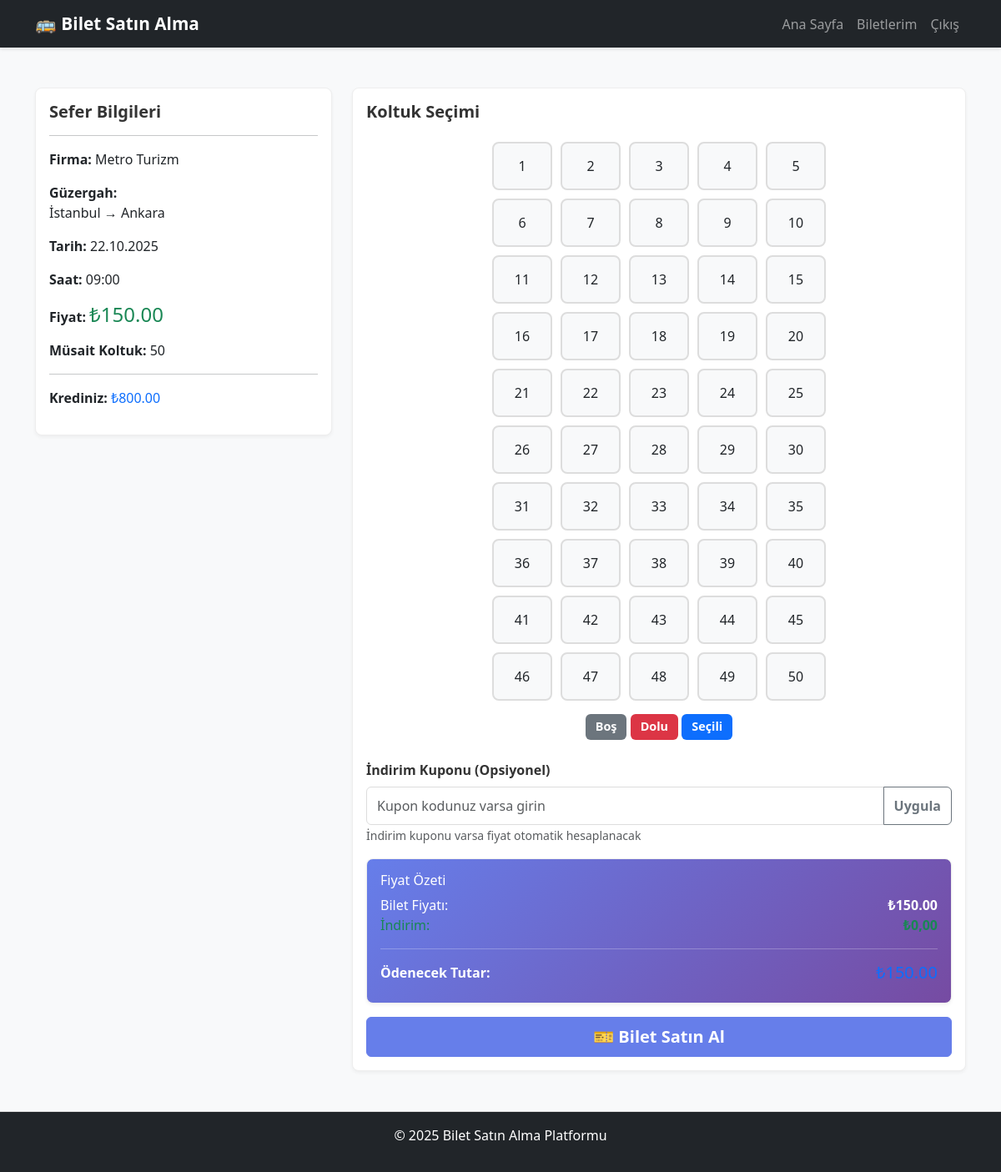
The page /buy-ticket.php?route_id=2 (signed in) on the database as committed earlier.
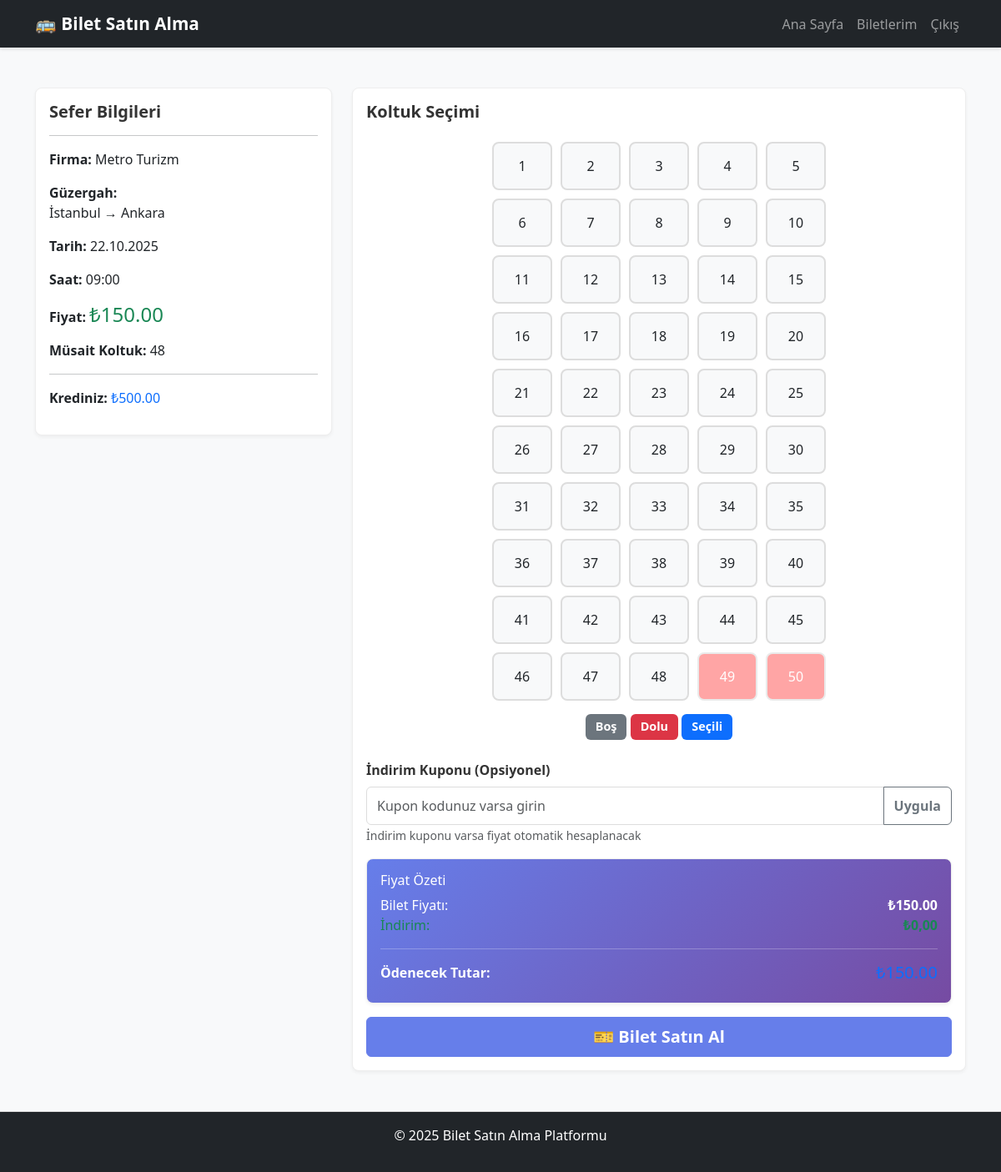
The same page on the database as committed later.
### tables this page shows
CREATE TABLE routes (
    id INTEGER PRIMARY KEY AUTOINCREMENT,
    company_id INTEGER NOT NULL,
    departure_point TEXT NOT NULL,
    arrival_point TEXT NOT NULL,
    departure_date TEXT NOT NULL,
    departure_time TEXT NOT NULL,
    price REAL NOT NULL,
    total_seats INTEGER NOT NULL,
    available_seats INTEGER NOT NULL,
    created_at DATETIME DEFAULT CURRENT_TIMESTAMP,
    FOREIGN KEY (company_id) REFERENCES companies(id) ON DELETE CASCADE
);

CREATE TABLE users (
    id INTEGER PRIMARY KEY AUTOINCREMENT,
    username TEXT UNIQUE NOT NULL,
    email TEXT UNIQUE NOT NULL,
    password TEXT NOT NULL,
    full_name TEXT NOT NULL,
    role TEXT DEFAULT 'user',
    virtual_credit REAL DEFAULT 0,
    created_at DATETIME DEFAULT CURRENT_TIMESTAMP,
    updated_at DATETIME DEFAULT CURRENT_TIMESTAMP
);

CREATE TABLE companies (
    id INTEGER PRIMARY KEY AUTOINCREMENT,
    name TEXT UNIQUE NOT NULL,
    contact_info TEXT,
    created_at DATETIME DEFAULT CURRENT_TIMESTAMP
);

### public/buy-ticket.php (the view, shortened to what the changed rows need)
<?php
require_once __DIR__ . '/../src/database.php';
$routeId = $_GET['route_id'] ?? null;
try {
    $stmt = $pdo->prepare("
        SELECT
            routes.*,
            companies.name AS company_name
        FROM routes
        INNER JOIN companies ON routes.company_id = companies.id
        WHERE routes.id = ?
    ");
    $stmt->execute([$routeId]);
    $route = $stmt->fetch(PDO::FETCH_ASSOC);
    $stmt = $pdo->prepare("
        SELECT seat_number
        FROM tickets
        WHERE route_id = ? AND status = 'active'
    ");
    $stmt->execute([$routeId]);
    $occupiedSeats = $stmt->fetchAll(PDO::FETCH_COLUMN);
    $stmt = $pdo->prepare("SELECT virtual_credit FROM users WHERE id = ?");
    $stmt->execute([$_SESSION['user_id']]);
    $userCredit = $stmt->fetchColumn();
} catch (PDOException $e) {
    die("Veritabanı hatası: " . $e->getMessage());
}
?>
<!DOCTYPE html>
<html lang="tr">
<head>
    <link href="https://cdn.jsdelivr.net/npm/bootstrap@5.3.0/dist/css/bootstrap.min.css" rel="stylesheet">
    <link rel="stylesheet" href="css/style.css">
</head>
<body>
    <main class="container my-5">
        <div class="row">
            <div class="col-lg-4 mb-4">
                <div class="card">
                    <div class="card-body">
                        <h5 class="card-title">Sefer Bilgileri</h5>
                        <hr>
                        <p><strong>Firma:</strong> <?php echo htmlspecialchars($route['company_name']); ?></p>
                        <p><strong>Güzergah:</strong><br>
                            <?php echo htmlspecialchars($route['departure_point']); ?>
                            →
                            <?php echo htmlspecialchars($route['arrival_point']); ?>
                        </p>
                        <p><strong>Tarih:</strong> <?php echo date('d.m.Y', strtotime($route['departure_date'])); ?></p>
                        <p><strong>Saat:</strong> <?php echo htmlspecialchars($route['departure_time']); ?></p>
                        <p><strong>Fiyat:</strong> <span class="text-success h4">₺<?php echo number_format($route['price'], 2); ?></span></p>
                        <p><strong>Müsait Koltuk:</strong> <?php echo $route['available_seats']; ?></p>
                        <hr>
                        <p><strong>Krediniz:</strong> <span class="text-primary">₺<?php echo number_format($userCredit, 2); ?></span></p>
                    </div>
                </div>
            </div>
            <div class="col-lg-8">
                <div class="card">
                    <div class="card-body">
                        <form method="POST" id="purchaseForm">
                            <div class="mb-4">
                                <div class="seat-grid">
                                    <?php for ($i = 1; $i <= $route['total_seats']; $i++): ?>
                                        <?php $isOccupied = in_array($i, $occupiedSeats); ?>
                                        <?php if ($isOccupied): ?>
                                            <div class="seat occupied" title="Dolu">
                                                <?php echo $i; ?>
                                            </div>
                                        <?php else: ?>
                                            <div class="seat">
                                                <label for="seat_<?php echo $i; ?>" style="cursor: pointer; display: block;">
                                                    <?php echo $i; ?>
                                                </label>
                                            </div>
                                        <?php endif; ?>
                                    <?php endfor; ?>
                                </div>
                            </div>
                            <div class="card bg-light mb-3">
                                <div class="card-body">
                                    <div class="d-flex justify-content-between">
                                        <span>Bilet Fiyatı:</span>
                                        <strong id="basePrice">₺<?php echo number_format($route['price'], 2); ?></strong>
                                    </div>
                                </div>
                            </div>
                        </form>
                    </div>
                </div>
            </div>
        </div>
    </main>
</body>
</html>

Rows that differ between the two databases and show on the page:
changed routes "İstanbul": available_seats "50" → "48"
changed users: virtual_credit "800.00" → "500.00"
Other text that changed with them:
list line gone: "49"
new list line: "49"
list line gone: "50"
new list line: "50"
